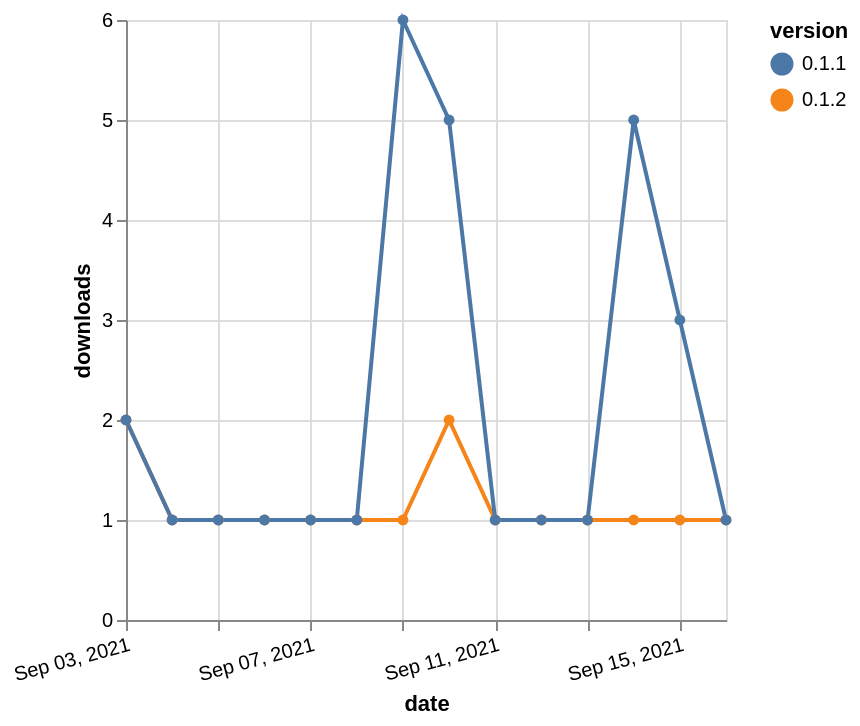

Source (Vega-Lite JSON):
### Vega-Lite specification from a JSON file in a GitHub repository (floating-point values rounded to 4 significant figures)
{"$schema": "https://vega.github.io/schema/vega-lite/v5.json", "description": "A simple bar chart with embedded data.", "data": {"values": [{"date": "2021-09-03", "total": 99, "delta": 2, "version": "0.1.2"}, {"date": "2021-09-04", "total": 100, "delta": 1, "version": "0.1.2"}, {"date": "2021-09-05", "total": 101, "delta": 1, "version": "0.1.2"}, {"date": "2021-09-06", "total": 102, "delta": 1, "version": "0.1.2"}, {"date": "2021-09-07", "total": 103, "delta": 1, "version": "0.1.2"}, {"date": "2021-09-08", "total": 104, "delta": 1, "version": "0.1.2"}, {"date": "2021-09-09", "total": 105, "delta": 1, "version": "0.1.2"}, {"date": "2021-09-10", "total": 107, "delta": 2, "version": "0.1.2"}, {"date": "2021-09-11", "total": 108, "delta": 1, "version": "0.1.2"}, {"date": "2021-09-12", "total": 109, "delta": 1, "version": "0.1.2"}, {"date": "2021-09-13", "total": 110, "delta": 1, "version": "0.1.2"}, {"date": "2021-09-14", "total": 111, "delta": 1, "version": "0.1.2"}, {"date": "2021-09-15", "total": 112, "delta": 1, "version": "0.1.2"}, {"date": "2021-09-16", "total": 113, "delta": 1, "version": "0.1.2"}, {"date": "2021-09-03", "total": 139, "delta": 2, "version": "0.1.1"}, {"date": "2021-09-04", "total": 140, "delta": 1, "version": "0.1.1"}, {"date": "2021-09-05", "total": 141, "delta": 1, "version": "0.1.1"}, {"date": "2021-09-06", "total": 142, "delta": 1, "version": "0.1.1"}, {"date": "2021-09-07", "total": 143, "delta": 1, "version": "0.1.1"}, {"date": "2021-09-08", "total": 144, "delta": 1, "version": "0.1.1"}, {"date": "2021-09-09", "total": 150, "delta": 6, "version": "0.1.1"}, {"date": "2021-09-10", "total": 155, "delta": 5, "version": "0.1.1"}, {"date": "2021-09-11", "total": 156, "delta": 1, "version": "0.1.1"}, {"date": "2021-09-12", "total": 157, "delta": 1, "version": "0.1.1"}, {"date": "2021-09-13", "total": 158, "delta": 1, "version": "0.1.1"}, {"date": "2021-09-14", "total": 163, "delta": 5, "version": "0.1.1"}, {"date": "2021-09-15", "total": 166, "delta": 3, "version": "0.1.1"}, {"date": "2021-09-16", "total": 167, "delta": 1, "version": "0.1.1"}]}, "width": "container", "mark": {"type": "line", "point": {"filled": true}}, "encoding": {"x": {"field": "date", "type": "temporal", "timeUnit": "yearmonthdate", "title": "date", "axis": {"labelAngle": -15}}, "y": {"field": "delta", "type": "quantitative", "title": "downloads"}, "color": {"field": "version", "type": "nominal"}, "tooltip": {"field": "delta"}}}
